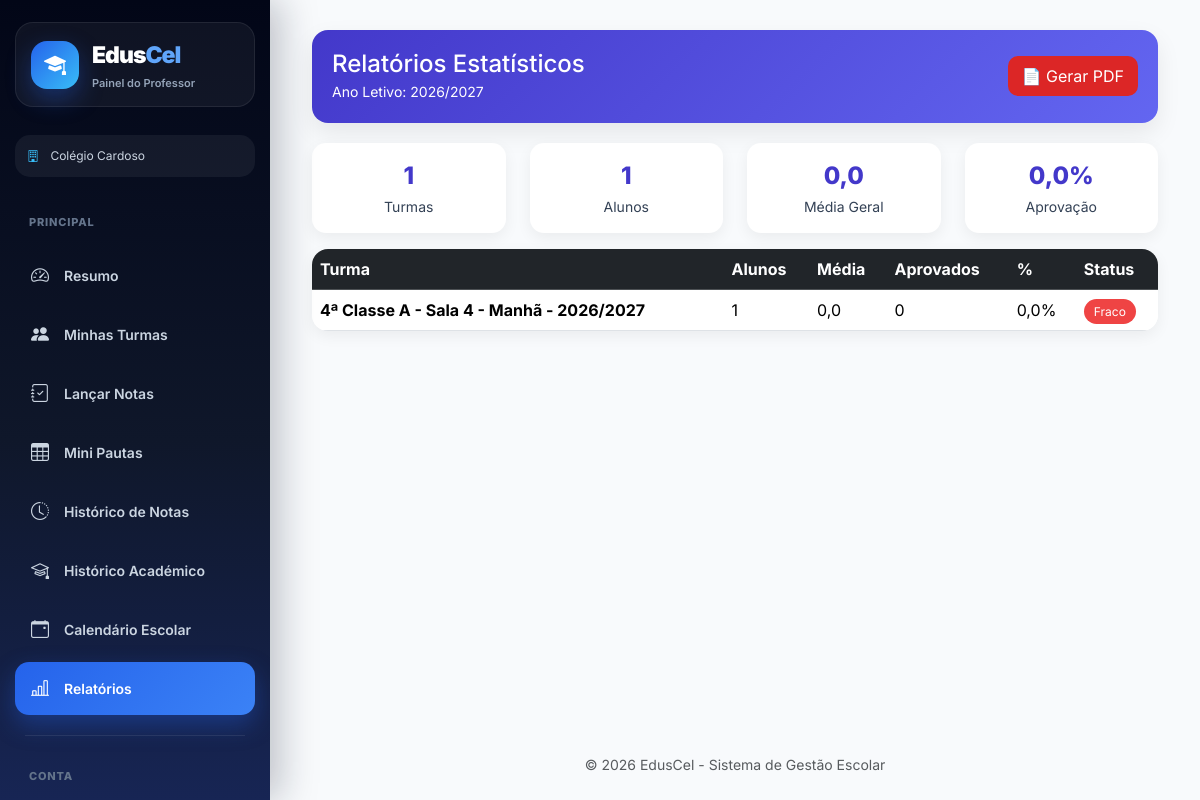
Screenshot of /professor/relatorios/ (signed in) with the database file from the repository.
### users/models.py (models this page shows, shortened)
class User(AbstractUser):
    ROLE_CHOICES = (
        ("SUPERADMIN", "Super Admin"),
        ("DIRETOR", "Diretor"),
        ("DIRETOR_PEDAGOGICO", "Diretor Pedagógico"),
        ("PROFESSOR", "Professor"),
        ("ALUNO", "Aluno"),
        ("FINANCEIRO", "Financeiro"),
        ("SECRETARIA", "Secretaria"),
    )
    role = models.CharField(
        max_length=25,
        choices=ROLE_CHOICES,
        default="ALUNO",
        verbose_name="Perfil"
    )
    ativo = models.BooleanField(
        default=True,
        verbose_name="Ativo"
    )
    escola = models.ForeignKey(
        "academic.Escola",
        on_delete=models.CASCADE,
        null=True,
        blank=True,
        related_name="usuarios",
        verbose_name="Escola"
    )
    telefone = models.CharField(
        max_length=20,
        unique=True,
        null=True,
        blank=True,
        verbose_name="Telefone"
    )
    telefone_verificado = models.BooleanField(
        default=False,
        verbose_name="Telefone Verificado"
    )
    email_verificado = models.BooleanField(
        default=False,
        verbose_name="Email Verificado"
    )
    criado_em = models.DateTimeField(
        auto_now_add=True,
        verbose_name="Criado em"
    )
    tentativas_login = models.PositiveIntegerField(
        default=0
    )
    bloqueado_ate = models.DateTimeField(
        null=True,
        blank=True
    )
    otp_codigo = models.CharField(
        max_length=128,
        null=True,
        blank=True,
        verbose_name="OTP"
    )
    otp_expira_em = models.DateTimeField(
        null=True,
        blank=True,
        verbose_name="Expira em"
    )
    otp_tentativas = models.PositiveIntegerField(
        default=0,
        verbose_name="Tentativas OTP"
    )
    ultimo_envio_otp = models.DateTimeField(
        null=True,
        blank=True,
        verbose_name="Último envio OTP"
    )
    objects = UserManager()

### academic/models.py (models this page shows, shortened)
class Escola(models.Model):
    nome = models.CharField(
        "Nome da Escola",
        max_length=255
    )
    codigo = models.CharField(
        "Código da Escola",
        max_length=10,
        unique=True,
        blank=True,
        help_text="Código usado no login da escola"
    )
    logo = models.ImageField(
        upload_to='logos_escolas/',
        blank=True,
        null=True
    )
    endereco = models.CharField(
        "Endereço",
        max_length=255
    )
    provincia = models.CharField(
        "Província",
        max_length=100,
        blank=True,
        null=True
    )
    municipio = models.CharField(
        "Município",
        max_length=100,
        blank=True,
        null=True
    )
    telefone = models.CharField(
        "Telefone",
        max_length=20
    )
    nif = models.CharField(
        "NIF",
        max_length=14,
        blank=True,
        null=True,
        help_text="Número de Identificação Fiscal da escola"
    )
    email = models.EmailField(
        "Email da Escola",
        max_length=254,
        blank=True,
        null=True,
        help_text="Email oficial da escola"
    )
    plano = models.ForeignKey(
        "Plano",
        on_delete=models.SET_NULL,
        null=True,
        blank=True,
        related_name="escolas",
        verbose_name="Plano"
    )
    data_expiracao = models.DateField(
        "Data de Expiração do Plano",
        null=True,
        blank=True
    )
    ativo = models.BooleanField(
        "Ativo",
        default=True
    )
    criada_em = models.DateTimeField(
        "Criada em",
        auto_now_add=True
    )
    class Meta:
        verbose_name = "Escola"
        verbose_name_plural = "Escolas"
        ordering = ["nome"]

class AnoLetivo(models.Model):
    nome = models.CharField(max_length=20)  # Ex: 2025/2026
    ativo = models.BooleanField(default=True)
    escola = models.ForeignKey(
        "Escola",
        on_delete=models.CASCADE,
        related_name="anos_letivos"
    )
    def __str__(self):
        return self.nome

class Turma(models.Model):
    CLASSE_CHOICES = [
        ('0', 'Iniciação'),
        ('1', '1ª Classe'),
        ('2', '2ª Classe'),
        ('3', '3ª Classe'),
        ('4', '4ª Classe'),
        ('5', '5ª Classe'),
        ('6', '6ª Classe'),
        ('7', '7ª Classe'),
        ('8', '8ª Classe'),
        ('9', '9ª Classe'),
        ('10', '10ª Classe'),
        ('11', '11ª Classe'),
        ('12', '12ª Classe'),
        ('13', '13ª Classe'),
    ]
    TURNOS = [
        ('MANHA', 'Manhã'),
        ('TARDE', 'Tarde'),
        ('NOITE', 'Noite'),
    ]
    classe = models.CharField(
        max_length=10,
        choices=CLASSE_CHOICES,
        verbose_name="Classe"
    )
    curso = models.ForeignKey(
        'Curso',
        on_delete=models.SET_NULL,
        null=True,
        blank=True,
        related_name="turmas",
        verbose_name="Curso"
    )
    identificador = models.CharField(
        max_length=5,
        verbose_name="Identificador da Turma"
    )
    sala = models.CharField(
        max_length=20,
        null=True,
        blank=True,
        verbose_name="Sala"
    )
    turno = models.CharField(
        max_length=10,
        choices=TURNOS,
        default='MANHA',
        verbose_name='Turno'
    )
    ano_letivo = models.ForeignKey(
        'AnoLetivo',
        on_delete=models.CASCADE,
        related_name="turmas",
        verbose_name="Ano Letivo"
    )
    escola = models.ForeignKey(
        'Escola',
        on_delete=models.CASCADE,
        related_name="turmas",
        verbose_name="Escola"
    )
    professor = models.ForeignKey(
        settings.AUTH_USER_MODEL,
        on_delete=models.SET_NULL,
        related_name="turmas",
        limit_choices_to={"role": "PROFESSOR"},
        null=True,
        blank=True,
        verbose_name="Professor Responsável"
    )
    diretor_turma = models.ForeignKey(
        settings.AUTH_USER_MODEL,
        on_delete=models.SET_NULL,
        null=True,
        blank=True,
        limit_choices_to={
            "role": "PROFESSOR"
        },
        related_name="turmas_como_diretor",
        verbose_name="Diretor de Turma"
    )
    criada_em = models.DateTimeField(
        auto_now_add=True,
        verbose_name="Data de Criação"
    )
    class Meta:
        constraints = [
            models.UniqueConstraint(
                fields=[
                    'classe',
                    'identificador',
                    'turno',
                    'ano_letivo',
                    'escola',
                    'curso'
                ],
                name='unique_turma_por_curso'
            )
        ]
        verbose_name = "Turma"
        verbose_name_plural = "Turmas"
    def nome_completo(self):
        nome = (
            f"{self.get_classe_display()} "
            f"{self.identificador}"
        )
        if self.sala:
            nome += f" - Sala {self.sala}"
        nome += (
            f" - {self.get_turno_display()}"
            f" - {self.ano_letivo}"
        )
        return nome
    def __str__(self):
        return self.nome_completo()

### core/views.py (the view, shortened to what this page needs)
# urls.py: path("professor/relatorios/", views.relatorios_professor, name="relatorios_professor"),
@login_required
def relatorios_professor(request):
    if getattr(request.user, "role", None) != "PROFESSOR":
        return redirect("dashboard")
    professor = request.user
    escola = professor.escola
    ano_letivo = AnoLetivo.objects.filter(
        escola=escola,
        ativo=True
    ).first()
    disciplinas = Disciplina.objects.filter(
        professor=professor,
        escola=escola,
        turma__ano_letivo=ano_letivo
    ).select_related("turma")
    turmas = Turma.objects.filter(
        disciplinas__in=disciplinas,
        ano_letivo=ano_letivo
    ).distinct()
    dados = []
    total_alunos_geral = 0
    total_aprovados_geral = 0
    medias = []
    for turma in turmas:
        alunos = turma.alunos.all()
        media = alunos.aggregate(
            media=Avg("media_final")
        )["media"] or 0
        total = alunos.count()
        aprovados = alunos.filter(aprovado=True).count()
        percentagem = (aprovados / total) * 100 if total > 0 else 0
        total_alunos_geral += total
        total_aprovados_geral += aprovados
        medias.append(float(media))
        dados.append({
            "turma": turma,
            "media": round(float(media), 2),
            "percentagem": round(percentagem, 1),
            "total_alunos": total,
            "total_aprovados": aprovados
        })
    media_global = round(sum(medias) / len(medias), 2) if medias else 0
    percent_global = round((total_aprovados_geral / total_alunos_geral) * 100, 1) if total_alunos_geral else 0
    context = {
        "dados": dados,
        "ano_letivo": ano_letivo,
        "media_global": media_global,
        "percent_global": percent_global,
        "total_turmas": len(dados),
        "total_alunos_geral": total_alunos_geral,
    }
    return render(request, "relatorios.html", context)

### core/templates/relatorios.html (shortened to what this page needs)
{% extends "base_professor.html" %}
{% block content %}
<div class="container-fluid">
    <div class="page-header d-flex justify-content-between align-items-center">
        <div>
            <h4 class="mb-0">Relatórios Estatísticos</h4>
            <small>Ano Letivo: {{ ano_letivo }}</small>
        </div>
        <a href="?export=pdf" class="btn btn-pdf">
            📄 Gerar PDF
        </a>
    </div>
    <div class="row mb-3">
        <div class="col-md-3">
            <div class="kpi-card">
                <div class="kpi-number">{{ total_turmas }}</div>
                <small>Turmas</small>
            </div>
        </div>
        <div class="col-md-3">
            <div class="kpi-card">
                <div class="kpi-number">{{ total_alunos_geral }}</div>
                <small>Alunos</small>
            </div>
        </div>
        <div class="col-md-3">
            <div class="kpi-card">
                <div class="kpi-number">{{ media_global }}</div>
                <small>Média Geral</small>
            </div>
        </div>
        <div class="col-md-3">
            <div class="kpi-card">
                <div class="kpi-number">{{ percent_global }}%</div>
                <small>Aprovação</small>
            </div>
        </div>
    </div>
    <div class="table-card">
        <table class="table mb-0">
            <thead class="table-dark">
                <tr>
                    <th>Turma</th>
                    <th>Alunos</th>
                    <th>Média</th>
                    <th>Aprovados</th>
                    <th>%</th>
                    <th>Status</th>
                </tr>
            </thead>
            <tbody>
                {% for item in dados %}
                <tr>
                    <td>
                        <strong>{{ item.turma }}</strong>
                    </td>
                    <td>{{ item.total_alunos }}</td>
                    <td>{{ item.media }}</td>
                    <td>{{ item.total_aprovados }}</td>
                    <td>{{ item.percentagem }}%</td>
                    <td>
                        {% if item.percentagem >= 50 %}
                            <span class="badge-ok">Bom</span>
                        {% else %}
                            <span class="badge-bad">Fraco</span>
                        {% endif %}
                    </td>
                </tr>
                {% empty %}
                <tr>
                    <td colspan="6" class="text-center p-4 text-muted">
                        Nenhum dado encontrado
                    </td>
                </tr>
                {% endfor %}
            </tbody>
        </table>
    </div>
</div>
{% endblock %}

### core/templates/base_professor.html (shortened to what this page needs)
<!DOCTYPE html>
<html lang="pt">
<head>
<link
href="https://cdn.jsdelivr.net/npm/bootstrap@5.3.3/dist/css/bootstrap.min.css"
rel="stylesheet">
<link
href="https://cdn.jsdelivr.net/npm/bootstrap-icons@1.11.3/font/bootstrap-icons.css"
rel="stylesheet">
</head>
<body>
<div class="wrapper">
<aside class="sidebar">
<div class="logo-box">
<div class="logo-icon">
<i class="bi bi-mortarboard-fill"></i>
</div>
<div>
<div class="logo-text">
Edus<span>Cel</span>
</div>
<span class="logo-subtitle">
Painel do Professor
</span>
</div>
</div>
<div class="school-mini">
<i class="bi bi-building"></i>
{% if request.user.escola %}
{{ request.user.escola.nome }}
{% else %}
Escola não associada
{% endif %}
</div>
<ul class="menu">
<li class="menu-title">
Principal
</li>
<li>
<a href="{% url 'dashboard_professor' %}"
class="menu-link
">
<i class="bi bi-speedometer2"></i>
Resumo
</a>
</li>
<li>
<a href="{% url 'minhas_turmas' %}"
class="menu-link
">
<i class="bi bi-people-fill"></i>
Minhas Turmas
</a>
</li>
<li>
<a href="{% url 'lancar_notas' %}"
class="menu-link
">
<i class="bi bi-journal-check"></i>
Lançar Notas
</a>
</li>
<li>
<a href="{% url 'mini_pautas' %}"
class="menu-link
">
<i class="bi bi-table"></i>
Mini Pautas
</a>
</li>
<li>
<a href="{% url 'historico_notas' %}"
class="menu-link
">
<i class="bi bi-clock-history"></i>
Histórico de Notas
</a>
</li>
<li>
<a href="{% url 'historico_professor' %}"
class="menu-link
">
<i class="bi bi-mortarboard"></i>
Histórico Académico
</a>
</li>
<li>
<a href="{% url 'calendario_professor' %}"
class="menu-link
">
<i class="bi bi-calendar-event"></i>
Calendário Escolar
</a>
</li>
<li>
<a href="{% url 'relatorios_professor' %}"
class="menu-link
{% if request.resolver_match.url_name == 'relatorios_professor' %}
active
{% endif %}
">
<i class="bi bi-bar-chart-line"></i>
Relatórios
</a>
</li>
<div class="menu-divider"></div>
<li class="menu-title">
Conta
</li>
</ul>
</aside>
<div class="main">
<div class="content">
{% block content %}
{% endblock %}
</div>
<footer class="text-center py-4">
<span class="text-muted small">
© <span id="anoAtual"></span>
EdusCel - Sistema de Gestão Escolar
</span>
</footer>
</div>
</div>
</body>
</html>

### rows the page displays
User: user.escola.nome "Colégio Cardoso"
AnoLetivo: nome "2026/2027"
Turma: turma "4ª Classe A - Sala 4 - Manhã - 2026/2027", total_alunos "1", media "0,0", total_aprovados "0", percentagem "0,0"

### other values shown
{{ total_turmas }} "1"
{{ total_alunos_geral }} "1"
{{ media_global }} "0,0"
{{ percent_global }} "0,0"
